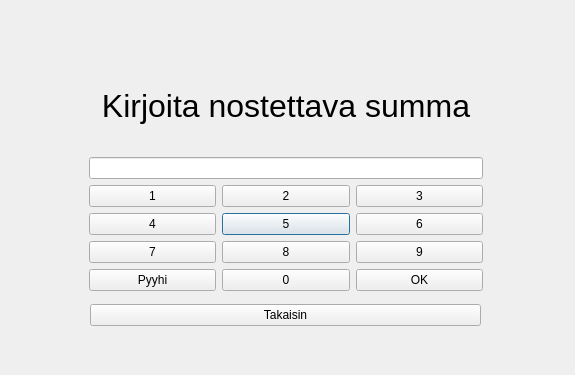
<?xml version="1.0" encoding="UTF-8"?>
<ui version="4.0">
 <class>muuNosto</class>
 <widget class="QDialog" name="muuNosto">
  <property name="geometry">
   <rect>
    <x>0</x>
    <y>0</y>
    <width>575</width>
    <height>375</height>
   </rect>
  </property>
  <property name="windowTitle">
   <string>Dialog</string>
  </property>
  <widget class="QWidget" name="gridLayoutWidget">
   <property name="geometry">
    <rect>
     <x>89</x>
     <y>60</y>
     <width>394</width>
     <height>231</height>
    </rect>
   </property>
   <layout class="QGridLayout" name="gridLayout">
    <item row="4" column="1">
     <widget class="QPushButton" name="N5">
      <property name="text">
       <string>5</string>
      </property>
     </widget>
    </item>
    <item row="0" column="0" colspan="3">
     <widget class="QLabel" name="label">
      <property name="font">
       <font>
        <pointsize>24</pointsize>
       </font>
      </property>
      <property name="text">
       <string>Kirjoita nostettava summa</string>
      </property>
      <property name="alignment">
       <set>Qt::AlignmentFlag::AlignCenter</set>
      </property>
     </widget>
    </item>
    <item row="5" column="1">
     <widget class="QPushButton" name="N8">
      <property name="text">
       <string>8</string>
      </property>
     </widget>
    </item>
    <item row="6" column="0">
     <widget class="QPushButton" name="NPyyhi">
      <property name="text">
       <string>Pyyhi</string>
      </property>
     </widget>
    </item>
    <item row="1" column="0" colspan="3">
     <widget class="QLineEdit" name="lineEdit"/>
    </item>
    <item row="4" column="0">
     <widget class="QPushButton" name="N4">
      <property name="text">
       <string>4</string>
      </property>
     </widget>
    </item>
    <item row="5" column="0">
     <widget class="QPushButton" name="N7">
      <property name="text">
       <string>7</string>
      </property>
     </widget>
    </item>
    <item row="5" column="2">
     <widget class="QPushButton" name="N9">
      <property name="text">
       <string>9</string>
      </property>
     </widget>
    </item>
    <item row="4" column="2">
     <widget class="QPushButton" name="N6">
      <property name="text">
       <string>6</string>
      </property>
     </widget>
    </item>
    <item row="6" column="1">
     <widget class="QPushButton" name="N0">
      <property name="text">
       <string>0</string>
      </property>
     </widget>
    </item>
    <item row="2" column="1">
     <widget class="QPushButton" name="N2">
      <property name="text">
       <string>2</string>
      </property>
     </widget>
    </item>
    <item row="2" column="0">
     <widget class="QPushButton" name="N1">
      <property name="text">
       <string>1</string>
      </property>
     </widget>
    </item>
    <item row="2" column="2">
     <widget class="QPushButton" name="N3">
      <property name="text">
       <string>3</string>
      </property>
     </widget>
    </item>
    <item row="6" column="2">
     <widget class="QPushButton" name="NOK">
      <property name="text">
       <string>OK</string>
      </property>
     </widget>
    </item>
   </layout>
  </widget>
  <widget class="QWidget" name="verticalLayoutWidget">
   <property name="geometry">
    <rect>
     <x>90</x>
     <y>300</y>
     <width>391</width>
     <height>31</height>
    </rect>
   </property>
   <layout class="QVBoxLayout" name="verticalLayout">
    <item>
     <widget class="QPushButton" name="takaisin">
      <property name="text">
       <string>Takaisin</string>
      </property>
     </widget>
    </item>
   </layout>
  </widget>
 </widget>
 <resources/>
 <connections/>
</ui>
